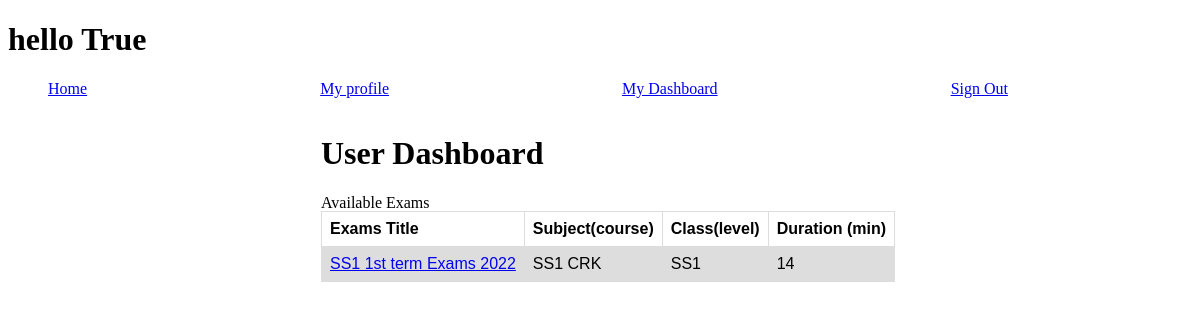
Screenshot of /quiz/dashboard/ (signed in) with the database file from the repository.
### auth1/models.py (models this page shows)
class User(AbstractUser):
    first_name = models.CharField(max_length=30, blank=False)
    last_name = models.CharField(max_length=30, blank=False)
    email = models.EmailField(unique=True, blank=False)
    is_student = models.BooleanField('Are you a student?',blank=False)
    USERNAME_FIELD = 'email'
    REQUIRED_FIELDS = ['first_name','last_name','username','is_student']

### cbt_app/models.py (models this page shows)
class Quiz(models.Model):
    title = models.CharField(max_length=100)
    examiner = models.ForeignKey(settings.AUTH_USER_MODEL, on_delete=models.CASCADE, null=True)
    questions = models.ManyToManyField(Question)
    course = models.ForeignKey(Courses, on_delete=models.CASCADE, null=True)
    level = models.ForeignKey(Level, on_delete=models.CASCADE,null=True)
    single_attempt = models.BooleanField(blank=False, default=True)
    duration = models.IntegerField(help_text='duration in minutes')
    start_time =models.DateTimeField(auto_now_add=True)
    end_time = models.DateTimeField()
    def __str__(self) -> str:
        return self.level.name+' ' + self.title
    """

    def save(self, *args, **kwargs):
        self.choices = []
        # get course query set
        c = Courses.objects.all()
        # loop throught d query set and save it in choices variable
        for course in c:
            self.choices.append(
                (course.id, course)
            )

        self.course = models.ForeignKey(Courses, on_delete=models.CASCADE, choices=self.choices, null=True)
        super().save(*args, **kwargs)

    """

class Level(models.Model):
    name = models.CharField(max_length=50,blank=False, unique=True)
    def __str__(self):
        return self.name

class Courses(models.Model):
    name = models.CharField(max_length=50,blank=False, unique=True)
    level = models.ForeignKey(Level, on_delete=models.CASCADE, blank=False)
    def __str__(self):
        return self.level.name +' '+ self.name

### cbt_app/views.py (the view)
# urls.py: path('dashboard/',view=dashboard, name='dashboard'),
@login_required
def dashboard(request):
    contents = Quiz.objects.all()
    context = {
        'contents':contents,
    }
    return render(request, 'dashboard.html', context)

### templates/dashboard.html (shortened to what this page needs)
{% extends 'base.html' %}
{% block content %}
<div class="container" style="width: 100vw; display: flex; justify-content: center;">
    <div class="parent">
        <h1>
            User Dashboard
        </h1>
        <table style="width: 100%;">
            <tr>
                <th>Exams Title</th>
                <th>Subject(course)</th>
                <th>Class(level)</th>
                <th>Duration (min)</th>
            </tr>
            {% for quiz in contents %}
            <tr>
                <td><a href="{% url 'cbt_app:take_quiz' quiz.id %}">{{quiz}}</a></td>
                <td>{{quiz.course}}</td>
                <td>{{quiz.level}}</td>
                <td>{{quiz.duration}}</td>
            </tr>
            {% endfor %}
        </table>
    </div>
</div>
{% endblock %}

### templates/base.html (shortened to what this page needs)
<!DOCTYPE html>
<html lang="en">
<head>
</head>
<body>
    <h1>hello {{user.is_authenticated}}</h1>
    <ul style="list-style: none; display: flex; width: 80vw; justify-content: space-between;">
        <li><a href="{% url 'cbt_app:index' %}">Home</a></li>
        {% if user.is_authenticated %}
        <li><a href="{% url 'auth1:profile' user %}">My profile</a></li>
        <li><a href="{% url 'cbt_app:dashboard' %}">My Dashboard</a></li>
        <li><a href="{% url 'auth1:logout' %}">Sign Out</a></li>
        {% else %}
        <li><a href="{% url 'auth1:reg' %}">Sign Up</a></li>
        <li><a href="{% url 'auth1:login' %}">Sign In</a></li>
        {% endif %}
    </ul>
    {% block content %}
    {% endblock %}
</body>
</html>

### templates/base.html (style rules this page uses)
table { font-family: arial, sans-serif; border-collapse: collapse; width: 100%; }
td, th { border: 1px solid #dddddd; text-align: left; padding: 8px; }
tr:nth-child(even) { background-color: #dddddd; }

### rows the page displays
User: is_authenticated "True"
Quiz: level+title "SS1 1st term Exams 2022", course "SS1 CRK", level "SS1", duration "14"
